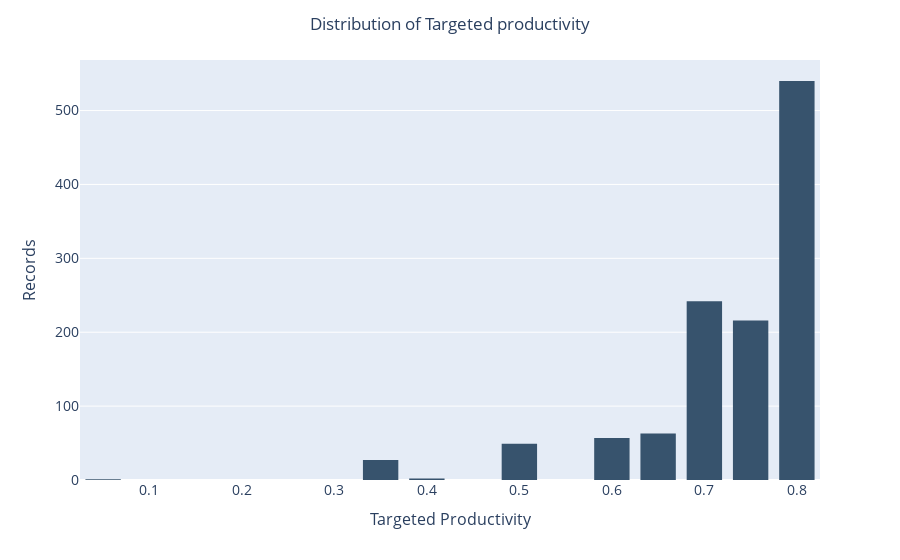

The cell this chart's notebook holds for it:
### Code cell
fig = px.histogram(df, x="targeted_productivity", nbins=20, color_discrete_sequence=['rgb(55, 83, 109)'])

fig.update_layout(
    title = 'Distribution of Targeted productivity',
    title_x = 0.5,
    xaxis_tickfont_size = 14,
    
    xaxis = dict(
        title = 'Targeted Productivity',
        titlefont_size = 16,
        tickfont_size = 14,
    ),
    
    yaxis = dict(
        title = 'Records',
        titlefont_size = 16,
        tickfont_size = 14,
    ),
    barmode = 'group',
    bargap = 0.15,
    bargroupgap = 0.1,
)

fig.show()

# Target productivity by authorities: 
# 0.8 => 45.2% (540/1196)
# (0.7 + 0.75) => 38.3% (458/1196)
# Remainings: 16.5%

### Figure 1 — Plotly figure (JSON) as saved in the notebook; plotly's stock layout.template omitted (floating-point values rounded to 4 significant figures; data arrays with more than 128 entries replaced by an {"elided": "..."} marker saying what was removed)
{"data": [{"alignmentgroup": "True", "bingroup": "x", "hovertemplate": "targeted_productivity=%{x}<br>count=%{y}<extra></extra>", "legendgroup": "", "marker": {"color": "rgb(55, 83, 109)"}, "name": "", "nbinsx": 20, "offsetgroup": "", "orientation": "v", "showlegend": false, "type": "histogram", "x": {"elided": "1197 float values"}, "xaxis": "x", "yaxis": "y"}], "layout": {"bargap": 0.15, "bargroupgap": 0.1, "barmode": "group", "legend": {"tracegroupgap": 0}, "margin": {"t": 60}, "title": {"text": "Distribution of Targeted productivity", "x": 0.5}, "xaxis": {"anchor": "y", "domain": [0, 1], "tickfont": {"size": 14}, "title": {"font": {"size": 16}, "text": "Targeted Productivity"}}, "yaxis": {"anchor": "x", "domain": [0, 1], "tickfont": {"size": 14}, "title": {"font": {"size": 16}, "text": "Records"}}}}
